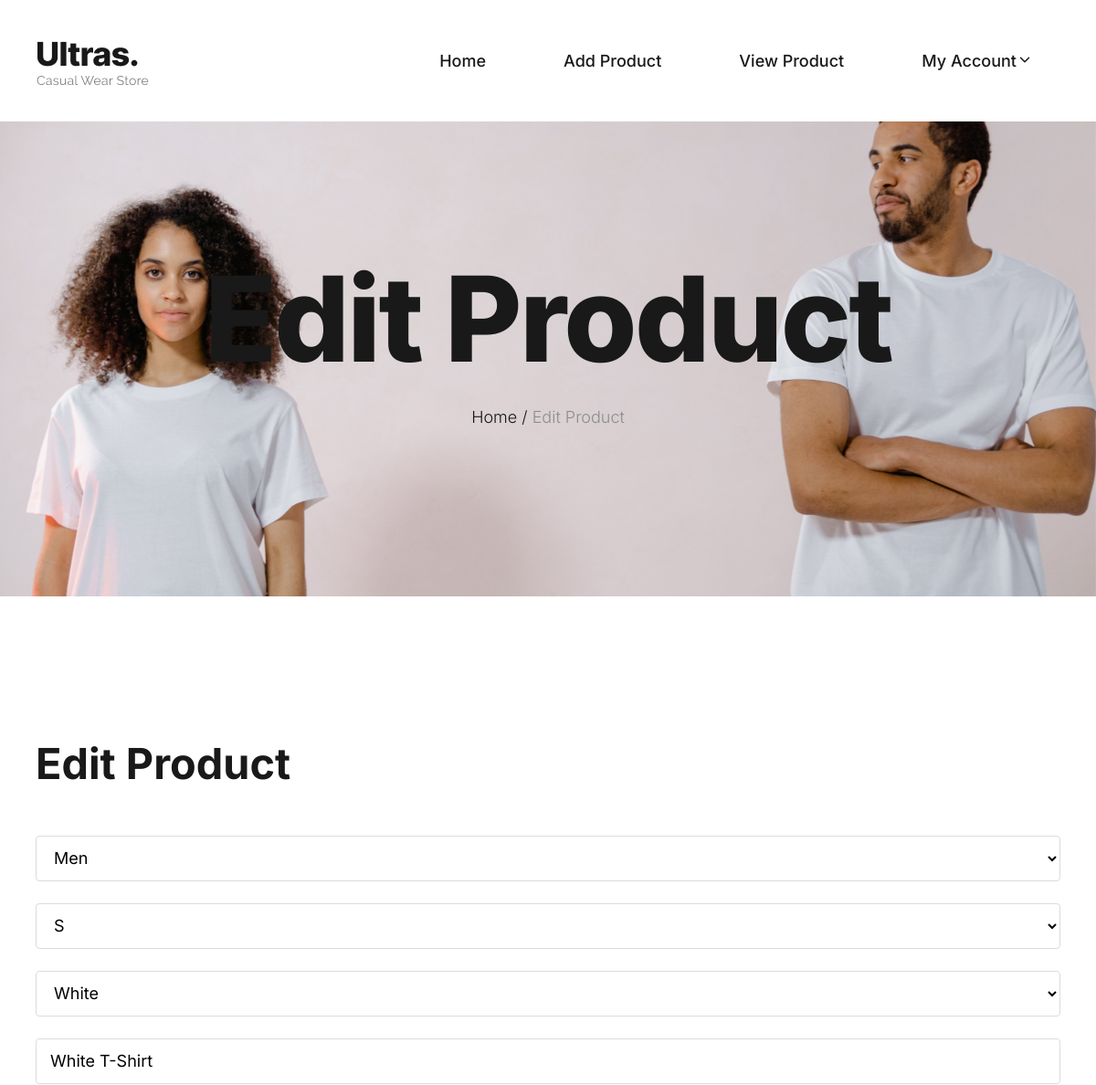
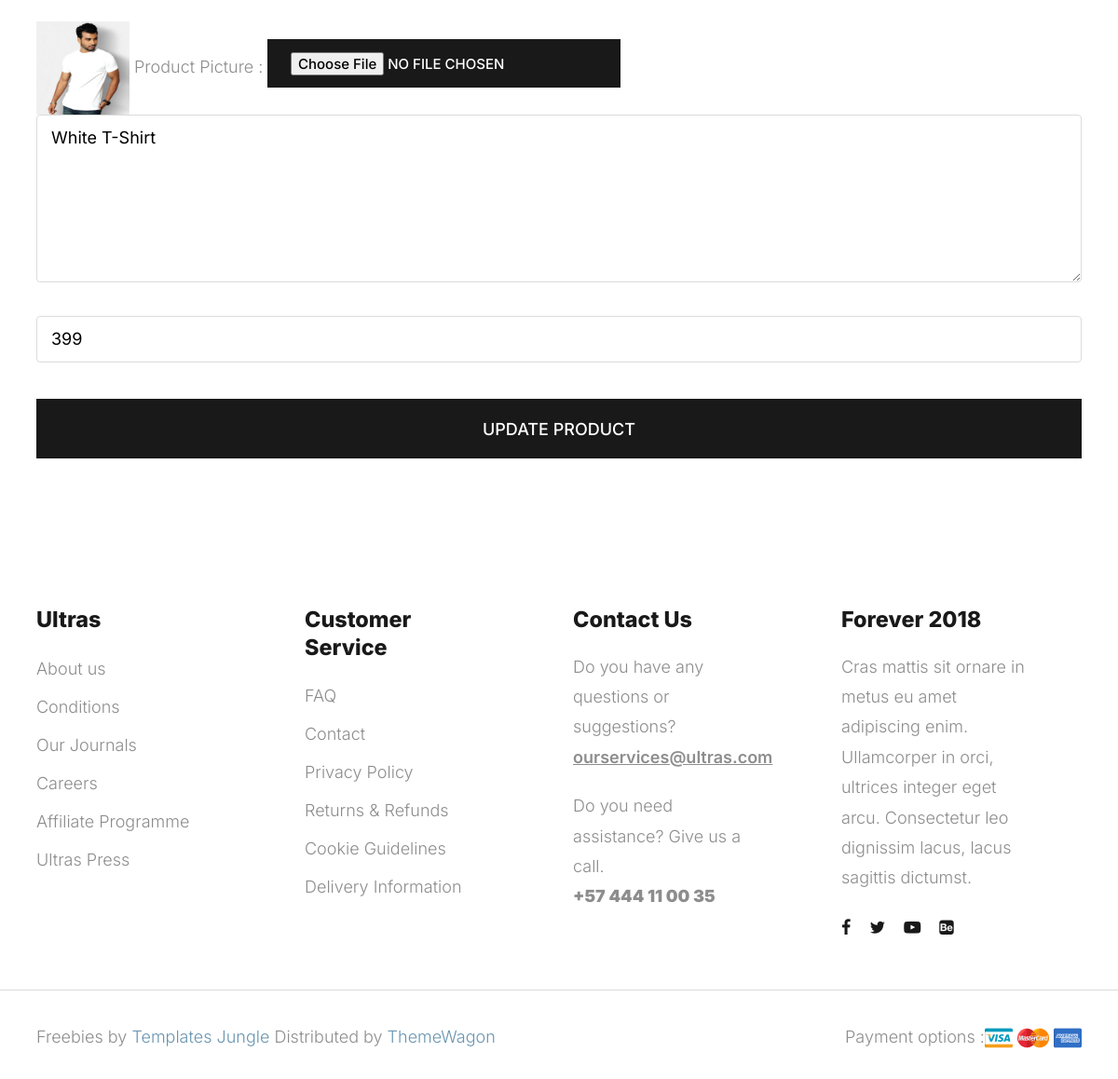
/seller-product-edit/1/, run on the app's committed database (2 pictures, top to bottom).
### myapp/models.py (models this page shows, shortened)
class Product(models.Model):
	category=(
		("Men","Men"),
		("Women","Women"),
		("Kids","Kids"),
	)
	size=(
		("S","S"),
		("M","M"),
		("L","L"),
		("XL","XL"),
		("XLL","XLL"),
	)
	color=(
		("Red","Red"),
		("White","White"),
		("Yellow","Yellow"),
		("Black","Black"),
	)
	seller=models.ForeignKey(User,on_delete=models.CASCADE)
	product_category=models.CharField(max_length=100,choices=category)
	product_name=models.CharField(max_length=100)
	product_desc=models.TextField()
	product_price=models.PositiveIntegerField()
	product_picture=models.ImageField(upload_to="product_picture/")
	product_size=models.CharField(max_length=100,choices=size)
	product_color=models.CharField(max_length=100,choices=color)

### myapp/views.py (the view)
# urls.py: path('seller-product-edit/<int:pk>/',views.seller_product_edit,name='seller-product-edit'),
def seller_product_edit(request,pk):
	product=Product.objects.get(pk=pk)
	if request.method=='POST':
		product.product_name=request.POST['product_name']
		product.product_price=request.POST['product_price']
		product.product_desc=request.POST['product_desc']
		product.product_category=request.POST['product_category']
		product.product_size=request.POST['product_size']
		product.product_color=request.POST['product_color']
		try:
			product.product_picture=request.FILES['product_picture']
		except:
			pass
		product.save()
		msg="Product Updated Successfully"
		return render(request,'seller-product-edit.html',{'product':product,'msg':msg})
	else:
		return render(request,'seller-product-edit.html',{'product':product})

### myapp/templates/seller-product-edit.html (shortened to what this page needs)
{% extends 'seller-header.html' %}
{% load static %}
{% block content %}
<!DOCTYPE html>
<html lang="en">
  <head></head>
  <body>
    <section class="site-banner jarallax padding-large" style="background: url({% static 'images/hero-image.jpg' %}) no-repeat; background-position: top;">
      <div class="container">
        <div class="row">
          <div class="col-md-12">
            <h1 class="page-title">Edit Product</h1>
            <div class="breadcrumbs">
              <span class="item">
                <a href="index.html">Home /</a>
              </span>
              <span class="item">Edit Product</span>
            </div>
          </div>
        </div>
      </div>
    </section>
    <section class="contact-information padding-large">
      <div class="container">
        <div class="row">
          <div class="col-md-12">
            <div class="contact-information">
              <div class="section-header">
                <h2 class="section-title">Edit Product</h2>
              </div>
              <form name="contactform" action="{% url 'seller-product-edit' pk=product.pk %}" method="post" class="contact-form" enctype="multipart/form-data">
                <div class="form-item">
                  <select name="product_category" class="u-full-width bg-light">
                    {% if product.product_category == "Men" %}
                      <option value="Men" selected>Men</option>
                    {% elif product.product_category == "Women" %}
                      <option>---Select Category---</option>
                      <option value="Men">Men</option>
                      <option value="Women" selected>Women</option>
                      <option value="Kids">Kids</option>
                    {% elif product.product_category == "Kids" %}
                      <option>---Select Category---</option>
                      <option value="Men">Men</option>
                      <option value="Women">Women</option>
                      <option value="Kids" selected>Kids</option>
                    {% endif %}
                  </select>
                  <select name="product_size" class="u-full-width bg-light">
                    {% if product.product_size == "S" %}
                      <option value="S" selected>S</option>
                    {% endif %}
                  </select>
                  <select name="product_color" class="u-full-width bg-light">
                    {% if product.product_color == "Red" %}
                      <option>---Select Color---</option>
                      <option value="Red" selected>Red</option>
                      <option value="White">White</option>
                      <option value="Black">Black</option>
                      <option value="Yellow">Yellow</option>
                    {% elif product.product_color == "White" %}
                      <option value="White" selected>White</option>
                    {% elif product.product_color == "Black" %}
                      <option>---Select Color---</option>
                      <option value="Red">Red</option>
                      <option value="White">White</option>
                      <option value="Black" selected>Black</option>
                      <option value="Yellow">Yellow</option>
                    {% elif product.product_color == "Yellow" %}
                      <option>---Select Color---</option>
                      <option value="Red">Red</option>
                      <option value="White">White</option>
                      <option value="Black">Black</option>
                      <option value="Yellow" selected>Yellow</option>
                    {% endif %}
                  </select>
                  <input type="text" minlength="2" name="product_name" value="{{product.product_name}}" class="u-full-width bg-light">
                  <img src="{{product.product_picture.url}}" style="width:100px;height:100px;">
                  Product Picture : <input type="file" name="product_picture">
                  <textarea class="u-full-width bg-light" name="product_desc" style="height: 180px;" >{{product.product_desc}}</textarea>
                  <input type="text" minlength="2" name="product_price" value="{{product.product_price}}" class="u-full-width bg-light" >
                </div>
                <button type="submit" name="submit" class="btn btn-dark btn-full btn-medium">Update Product</button>
              </form>
            </div>
          </div>
        </div>
      </div>
    </section>
  </body>
</html>
{% endblock %}

### myapp/static/style.css (style rules this page uses)
:root { --header-height : 160px; --header-height-min : 80px; }
:root { --accent-color : #8d8d8d; --dark-color : #191919; --light-color : #fff; --grey-color : #dbdbdb; --light-grey-color : #fafafa; --primary-color : #6995B1; --light-primary-color : #eef1f3; }
:root { --body-font : "Inter", sans-serif; --heading-font : "Inter", sans-serif; }
*, *::before, *::after { -webkit-box-sizing: border-box; -moz-box-sizing: border-box; box-sizing: border-box; }
html { box-sizing: border-box; }
body { font-family: var(--body-font); font-size: 18px; font-weight: 300; line-height: 2; color: var(--accent-color); margin: 0; }
a { color: var(--dark-color); text-decoration: none; transition: 0.3s color ease-out; }
button, input, select, textarea { font-family: inherit; font-size: inherit; line-height: inherit; outline: 0; }
img { display: inline-block; border: 0; max-width: 100%; height: auto; vertical-align: middle; }
h1, .h1, h2, .h2, h3, .h3, h4, .h4, h5, .h5, h6, .h6 { font-family: var(--heading-font); color: var(--dark-color); line-height: 1.2; }
h1, h2, h3 { margin: 25px 0; text-transform: capitalize; }
h1, .h1 { font-size: 3em; line-height: 1.4; }
h2, .h2 { font-size: 2em; line-height: 1.4; }
::placeholder { color: var(--grey-color); }
.container::after, .row::after, .clearfix::after { display: block; clear: both; content: ""; }
input[type="email"], input[type="number"], input[type="search"], input[type="text"], input[type="tel"], input[type="url"], input[type="password"], textarea, select { height: 50px; padding: 6px 15px; background-color: var(--light-background-color); border: 1px solid var(--grey-color); border-radius: 4px; box-shadow: none; box-sizing: border-box; }
input[type="email"], input[type="number"], input[type="search"], input[type="text"], input[type="tel"], input[type="url"], input[type="password"], textarea { -webkit-appearance: none; -moz-appearance: none; appearance: none; }
textarea { min-height: 130px; padding-top: 6px; padding-bottom: 6px; }
button, .button { margin-bottom: 1rem; }
input, textarea, select, fieldset { margin-bottom: 1.5rem; }
pre, blockquote, dl, figure, table, form { margin-bottom: 2rem; }
.u-full-width { width: 100%; box-sizing: border-box; }
a.btn, input[type="button"], input[type="submit"], input[type="reset"], input[type="file"], button { background-image: none; background: var(--dark-color); text-decoration: none !important; display: inline-block; position: relative; border: 2px solid transparent; border-radius: 0; padding: 0.75em 1.5em; margin-top: 15px; font-family: var(--body-font); font-size: 15px; font-weight: 500; line-height: normal; text-align: center; text-transform: uppercase; color: var(--light-color); z-index: 1; cursor: pointer; white-space: nowrap; vertical-align: middle; -webkit-transition: all 0.3s ease-in; transition: all 0.3s ease-in; -ms-touch-action: manipulation; touch-action: manipulation; -webkit-user-select: none; -moz-user-select: none; -ms-user-select: none; user-select: none; }
.btn:last-child { margin-right: 0; }
.btn.btn-medium { padding: 1.1em 3.0em; font-size: 1.0em; }
.btn.btn-full { display: block; margin: .85em 0; width: 100%; text-align: center; }
.btn.btn-dark { background: var(--dark-color); color: var(--light-color); }
.site-banner { text-align: center; }
.site-banner h1.page-title { font-size: 7.2em; font-weight: 800; line-height: 1em; letter-spacing: -0.02em; text-transform: capitalize; color: var(--dark-color); }
.breadcrumbs { color: var(--accent-color); }
.breadcrumbs .item { text-transform: capitalize; }
.section-header { width: 100%; padding-bottom: 20px; }
.section-title { font-size: 2.6em; font-weight: 700; }
.padding-large { padding-top: 7em; padding-bottom: 7em; }
.bg-light { background-color: var(--light-color) !important; }
.breadcrumbs span { display: inline-block; }
.site-banner { position: relative; }

### data on the page
Product: product_category "Men", product_size "S", product_color "White", product_name "White T-Shirt", product_picture (picture), product_desc "White T-Shirt", product_price "399"
